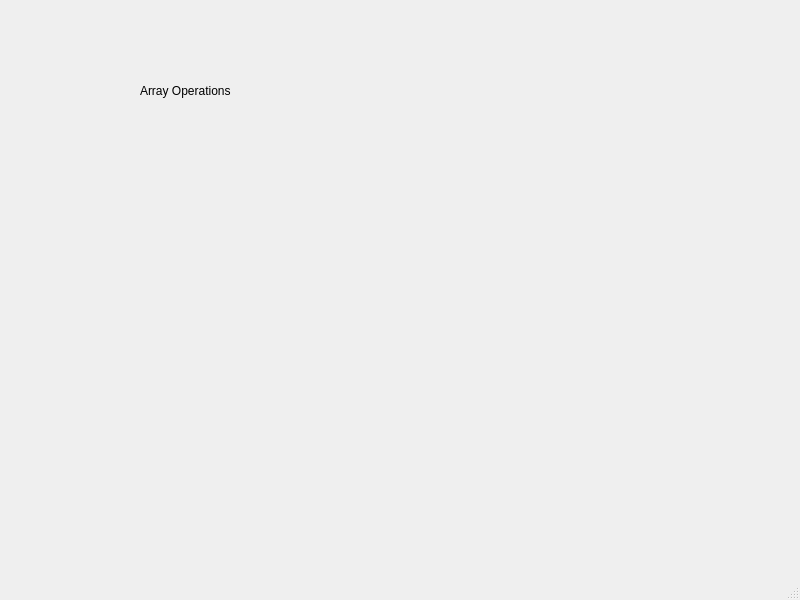
<?xml version="1.0" encoding="UTF-8"?>
<ui version="4.0">
 <class>MainWindow</class>
 <widget class="QMainWindow" name="MainWindow">
  <property name="geometry">
   <rect>
    <x>0</x>
    <y>0</y>
    <width>800</width>
    <height>600</height>
   </rect>
  </property>
  <property name="windowTitle">
   <string>MainWindow</string>
  </property>
  <widget class="QWidget" name="centralwidget">
   <widget class="QLabel" name="label">
    <property name="geometry">
     <rect>
      <x>140</x>
      <y>50</y>
      <width>261</width>
      <height>81</height>
     </rect>
    </property>
    <property name="font">
     <font>
      <italic>false</italic>
     </font>
    </property>
    <property name="text">
     <string>Array Operations</string>
    </property>
   </widget>
  </widget>
  <widget class="QMenuBar" name="menubar">
   <property name="geometry">
    <rect>
     <x>0</x>
     <y>0</y>
     <width>800</width>
     <height>25</height>
    </rect>
   </property>
  </widget>
  <widget class="QStatusBar" name="statusbar"/>
 </widget>
 <resources/>
 <connections/>
</ui>
